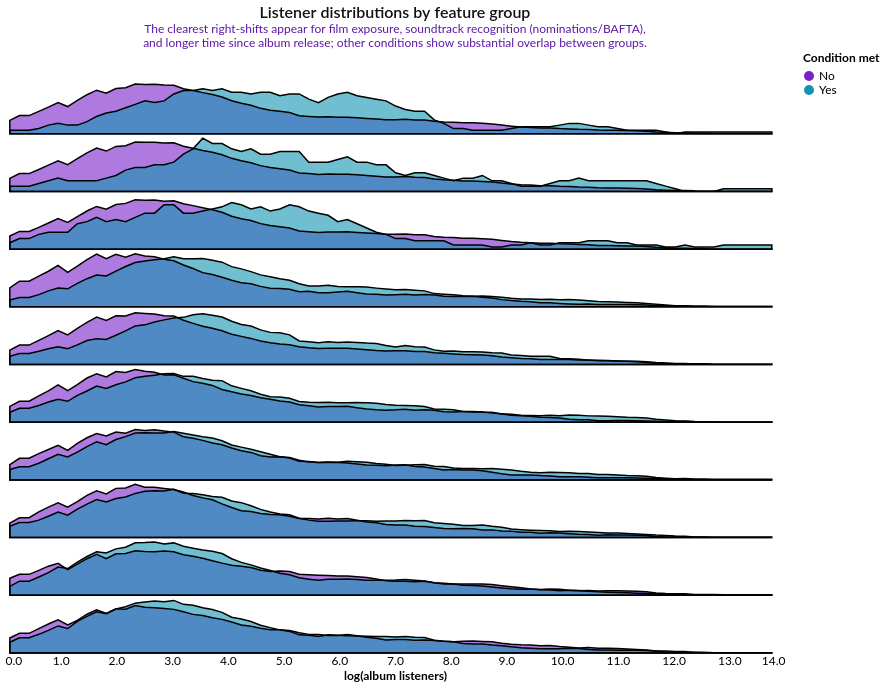

The code cell stored with this chart in its notebook:
### Code cell
# ============================================================
# STEP 2 — Ridges layer (fill + outline as two layers)
# ============================================================

# Use Step 1.5 ranking (largest median gap first) to determine draw order
feature_labels_ordered = (
    median_gap["median_gap"]
    .sort_values(ascending=False)
    .index
    .tolist()
)

# Shared encodings for all ridges; y0/y1 were computed in Step 1.6
base = alt.Chart(ridge_ridge_df).encode(
    x=alt.X("x:Q", title="log(album listeners)", scale=alt.Scale(zero=False)),
    y=alt.Y("y1:Q", axis=None),   # ridge top
    y2="y0:Q",                    # ridge baseline
    color=alt.Color(
        "group_std:N",
        sort=["No", "Yes"],
        legend=alt.Legend(title="Condition met")
    )
)

# Build one ridge per feature as a 2-layer stack:
# (1) filled density + (2) outline for legibility
layers = [
    alt.layer(
        base.transform_filter(alt.datum.feature_label == fl).mark_area(
            fillOpacity=0.6,
            stroke=None
        ),
        base.transform_filter(alt.datum.feature_label == fl).mark_area(
            fillOpacity=0,
            stroke="black",
            strokeWidth=1.5
        )
    )
    for fl in feature_labels_ordered
]

# Combine all feature ridges into a single layered chart
ridges = alt.layer(*layers).properties(
    width=780,
    height=600,
    title={
        "text": "Listener distributions by feature group",
        "subtitle": [
            "The clearest right-shifts appear for film exposure, soundtrack recognition (nominations/BAFTA),",
            "and longer time since album release; other conditions show substantial overlap between groups."
        ]
    }
)

ridges

### Figure 1 — Vega-Lite specification as saved in the notebook (floating-point values rounded to 4 significant figures; data arrays with more than 128 entries replaced by an {"elided": "..."} marker saying what was removed)
{"config": {"background": "white", "view": {"fill": "white", "stroke": null}, "font": "Lato", "title": {"font": "Lato", "fontSize": 16, "fontWeight": 600, "color": "#111111", "subtitleColor": "#5E17A6", "anchor": "middle"}, "axis": {"labelFont": "Lato", "titleFont": "Lato", "labelFontSize": 12, "titleFontSize": 12, "grid": false, "ticks": false, "domain": false, "gridColor": "#e9e9e9", "tickColor": "#cccccc", "domainColor": "#cccccc"}, "legend": {"labelFont": "Lato", "titleFont": "Lato", "labelFontSize": 12, "titleFontSize": 12}, "point": {"filled": true, "size": 60}, "line": {"strokeWidth": 2}, "range": {"category": ["#7922CC", "#1195B2", "#CC0000", "#CE7E00", "#5E17A6", "#0E7C93", "#9E0000", "#A86600", "#3F1D5C", "#1F6F5B", "#8C4A00"]}}, "layer": [{"layer": [{"mark": {"type": "area", "fillOpacity": 0.6, "stroke": null}, "encoding": {"color": {"field": "group_std", "legend": {"title": "Condition met"}, "sort": ["No", "Yes"], "type": "nominal"}, "x": {"field": "x", "scale": {"zero": false}, "title": "log(album listeners)", "type": "quantitative"}, "y": {"axis": null, "field": "y1", "type": "quantitative"}, "y2": {"field": "y0"}}, "transform": [{"filter": "(datum.feature_label === 'Any score nominations')"}]}, {"mark": {"type": "area", "fillOpacity": 0, "stroke": "black", "strokeWidth": 1.5}, "encoding": {"color": {"field": "group_std", "legend": {"title": "Condition met"}, "sort": ["No", "Yes"], "type": "nominal"}, "x": {"field": "x", "scale": {"zero": false}, "title": "log(album listeners)", "type": "quantitative"}, "y": {"axis": null, "field": "y1", "type": "quantitative"}, "y2": {"field": "y0"}}, "transform": [{"filter": "(datum.feature_label === 'Any score nominations')"}]}]}, {"layer": [{"mark": {"type": "area", "fillOpacity": 0.6, "stroke": null}, "encoding": {"color": {"field": "group_std", "legend": {"title": "Condition met"}, "sort": ["No", "Yes"], "type": "nominal"}, "x": {"field": "x", "scale": {"zero": false}, "title": "log(album listeners)", "type": "quantitative"}, "y": {"axis": null, "field": "y1", "type": "quantitative"}, "y2": {"field": "y0"}}, "transform": [{"filter": "(datum.feature_label === 'BAFTA nominee')"}]}, {"mark": {"type": "area", "fillOpacity": 0, "stroke": "black", "strokeWidth": 1.5}, "encoding": {"color": {"field": "group_std", "legend": {"title": "Condition met"}, "sort": ["No", "Yes"], "type": "nominal"}, "x": {"field": "x", "scale": {"zero": false}, "title": "log(album listeners)", "type": "quantitative"}, "y": {"axis": null, "field": "y1", "type": "quantitative"}, "y2": {"field": "y0"}}, "transform": [{"filter": "(datum.feature_label === 'BAFTA nominee')"}]}]}, {"layer": [{"mark": {"type": "area", "fillOpacity": 0.6, "stroke": null}, "encoding": {"color": {"field": "group_std", "legend": {"title": "Condition met"}, "sort": ["No", "Yes"], "type": "nominal"}, "x": {"field": "x", "scale": {"zero": false}, "title": "log(album listeners)", "type": "quantitative"}, "y": {"axis": null, "field": "y1", "type": "quantitative"}, "y2": {"field": "y0"}}, "transform": [{"filter": "(datum.feature_label === 'Any song nominations')"}]}, {"mark": {"type": "area", "fillOpacity": 0, "stroke": "black", "strokeWidth": 1.5}, "encoding": {"color": {"field": "group_std", "legend": {"title": "Condition met"}, "sort": ["No", "Yes"], "type": "nominal"}, "x": {"field": "x", "scale": {"zero": false}, "title": "log(album listeners)", "type": "quantitative"}, "y": {"axis": null, "field": "y1", "type": "quantitative"}, "y2": {"field": "y0"}}, "transform": [{"filter": "(datum.feature_label === 'Any song nominations')"}]}]}, {"layer": [{"mark": {"type": "area", "fillOpacity": 0.6, "stroke": null}, "encoding": {"color": {"field": "group_std", "legend": {"title": "Condition met"}, "sort": ["No", "Yes"], "type": "nominal"}, "x": {"field": "x", "scale": {"zero": false}, "title": "log(album listeners)", "type": "quantitative"}, "y": {"axis": null, "field": "y1", "type": "quantitative"}, "y2": {"field": "y0"}}, "transform": [{"filter": "(datum.feature_label === 'Film exposure above median')"}]}, {"mark": {"type": "area", "fillOpacity": 0, "stroke": "black", "strokeWidth": 1.5}, "encoding": {"color": {"field": "group_std", "legend": {"title": "Condition met"}, "sort": ["No", "Yes"], "type": "nominal"}, "x": {"field": "x", "scale": {"zero": false}, "title": "log(album listeners)", "type": "quantitative"}, "y": {"axis": null, "field": "y1", "type": "quantitative"}, "y2": {"field": "y0"}}, "transform": [{"filter": "(datum.feature_label === 'Film exposure above median')"}]}]}, {"layer": [{"mark": {"type": "area", "fillOpacity": 0.6, "stroke": null}, "encoding": {"color": {"field": "group_std", "legend": {"title": "Condition met"}, "sort": ["No", "Yes"], "type": "nominal"}, "x": {"field": "x", "scale": {"zero": false}, "title": "log(album listeners)", "type": "quantitative"}, "y": {"axis": null, "field": "y1", "type": "quantitative"}, "y2": {"field": "y0"}}, "transform": [{"filter": "(datum.feature_label === 'Album released longer ago than median')"}]}, {"mark": {"type": "area", "fillOpacity": 0, "stroke": "black", "strokeWidth": 1.5}, "encoding": {"color": {"field": "group_std", "legend": {"title": "Condition met"}, "sort": ["No", "Yes"], "type": "nominal"}, "x": {"field": "x", "scale": {"zero": false}, "title": "log(album listeners)", "type": "quantitative"}, "y": {"axis": null, "field": "y1", "type": "quantitative"}, "y2": {"field": "y0"}}, "transform": [{"filter": "(datum.feature_label === 'Album released longer ago than median')"}]}]}, {"layer": [{"mark": {"type": "area", "fillOpacity": 0.6, "stroke": null}, "encoding": {"color": {"field": "group_std", "legend": {"title": "Condition met"}, "sort": ["No", "Yes"], "type": "nominal"}, "x": {"field": "x", "scale": {"zero": false}, "title": "log(album listeners)", "type": "quantitative"}, "y": {"axis": null, "field": "y1", "type": "quantitative"}, "y2": {"field": "y0"}}, "transform": [{"filter": "(datum.feature_label === 'Film popularity above median')"}]}, {"mark": {"type": "area", "fillOpacity": 0, "stroke": "black", "strokeWidth": 1.5}, "encoding": {"color": {"field": "group_std", "legend": {"title": "Condition met"}, "sort": ["No", "Yes"], "type": "nominal"}, "x": {"field": "x", "scale": {"zero": false}, "title": "log(album listeners)", "type": "quantitative"}, "y": {"axis": null, "field": "y1", "type": "quantitative"}, "y2": {"field": "y0"}}, "transform": [{"filter": "(datum.feature_label === 'Film popularity above median')"}]}]}, {"layer": [{"mark": {"type": "area", "fillOpacity": 0.6, "stroke": null}, "encoding": {"color": {"field": "group_std", "legend": {"title": "Condition met"}, "sort": ["No", "Yes"], "type": "nominal"}, "x": {"field": "x", "scale": {"zero": false}, "title": "log(album listeners)", "type": "quantitative"}, "y": {"axis": null, "field": "y1", "type": "quantitative"}, "y2": {"field": "y0"}}, "transform": [{"filter": "(datum.feature_label === 'Film rating above median')"}]}, {"mark": {"type": "area", "fillOpacity": 0, "stroke": "black", "strokeWidth": 1.5}, "encoding": {"color": {"field": "group_std", "legend": {"title": "Condition met"}, "sort": ["No", "Yes"], "type": "nominal"}, "x": {"field": "x", "scale": {"zero": false}, "title": "log(album listeners)", "type": "quantitative"}, "y": {"axis": null, "field": "y1", "type": "quantitative"}, "y2": {"field": "y0"}}, "transform": [{"filter": "(datum.feature_label === 'Film rating above median')"}]}]}, {"layer": [{"mark": {"type": "area", "fillOpacity": 0.6, "stroke": null}, "encoding": {"color": {"field": "group_std", "legend": {"title": "Condition met"}, "sort": ["No", "Yes"], "type": "nominal"}, "x": {"field": "x", "scale": {"zero": false}, "title": "log(album listeners)", "type": "quantitative"}, "y": {"axis": null, "field": "y1", "type": "quantitative"}, "y2": {"field": "y0"}}, "transform": [{"filter": "(datum.feature_label === 'Film runtime above median')"}]}, {"mark": {"type": "area", "fillOpacity": 0, "stroke": "black", "strokeWidth": 1.5}, "encoding": {"color": {"field": "group_std", "legend": {"title": "Condition met"}, "sort": ["No", "Yes"], "type": "nominal"}, "x": {"field": "x", "scale": {"zero": false}, "title": "log(album listeners)", "type": "quantitative"}, "y": {"axis": null, "field": "y1", "type": "quantitative"}, "y2": {"field": "y0"}}, "transform": [{"filter": "(datum.feature_label === 'Film runtime above median')"}]}]}, {"layer": [{"mark": {"type": "area", "fillOpacity": 0.6, "stroke": null}, "encoding": {"color": {"field": "group_std", "legend": {"title": "Condition met"}, "sort": ["No", "Yes"], "type": "nominal"}, "x": {"field": "x", "scale": {"zero": false}, "title": "log(album listeners)", "type": "quantitative"}, "y": {"axis": null, "field": "y1", "type": "quantitative"}, "y2": {"field": "y0"}}, "transform": [{"filter": "(datum.feature_label === 'Album has many tracks (above median)')"}]}, {"mark": {"type": "area", "fillOpacity": 0, "stroke": "black", "strokeWidth": 1.5}, "encoding": {"color": {"field": "group_std", "legend": {"title": "Condition met"}, "sort": ["No", "Yes"], "type": "nominal"}, "x": {"field": "x", "scale": {"zero": false}, "title": "log(album listeners)", "type": "quantitative"}, "y": {"axis": null, "field": "y1", "type": "quantitative"}, "y2": {"field": "y0"}}, "transform": [{"filter": "(datum.feature_label === 'Album has many tracks (above median)')"}]}]}, {"layer": [{"mark": {"type": "area", "fillOpacity": 0.6, "stroke": null}, "encoding": {"color": {"field": "group_std", "legend": {"title": "Condition met"}, "sort": ["No", "Yes"], "type": "nominal"}, "x": {"field": "x", "scale": {"zero": false}, "title": "log(album listeners)", "type": "quantitative"}, "y": {"axis": null, "field": "y1", "type": "quantitative"}, "y2": {"field": "y0"}}, "transform": [{"filter": "(datum.feature_label === 'Composer appears on many albums (above median)')"}]}, {"mark": {"type": "area", "fillOpacity": 0, "stroke": "black", "strokeWidth": 1.5}, "encoding": {"color": {"field": "group_std", "legend": {"title": "Condition met"}, "sort": ["No", "Yes"], "type": "nominal"}, "x": {"field": "x", "scale": {"zero": false}, "title": "log(album listeners)", "type": "quantitative"}, "y": {"axis": null, "field": "y1", "type": "quantitative"}, "y2": {"field": "y0"}}, "transform": [{"filter": "(datum.feature_label === 'Composer appears on many albums (above median)')"}]}]}], "data": {"name": "data-4752166bd5a9a0fed5176ea33f84d81c"}, "height": 600, "title": {"text": "Listener distributions by feature group", "subtitle": ["The clearest right-shifts appear for film exposure, soundtrack recognition (nominations/BAFTA),", "and longer time since album release; other conditions show substantial overlap between groups."]}, "width": 780, "$schema": "https://vega.github.io/schema/vega-lite/v5.20.1.json", "datasets": {"data-4752166bd5a9a0fed5176ea33f84d81c": {"elided": "1600 records"}}}
